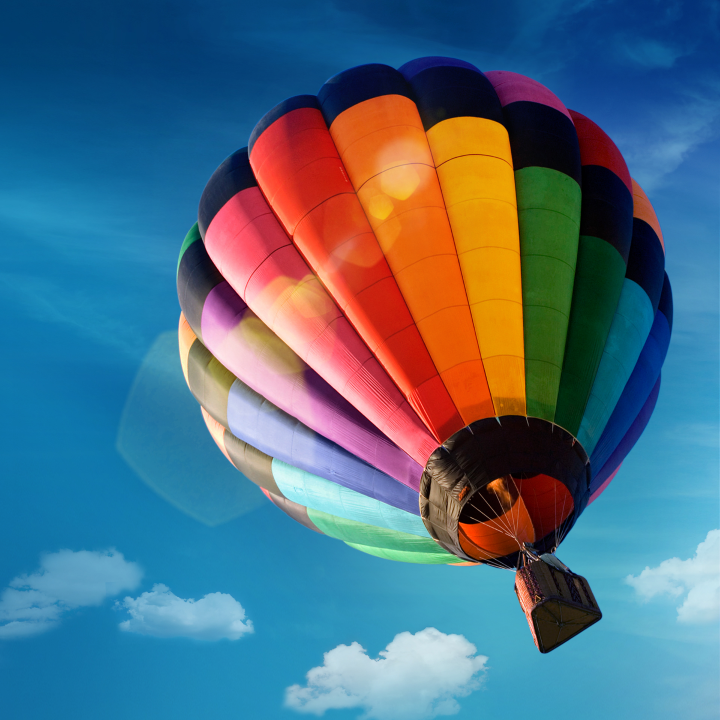
#> input picture input_image.jpg, 1440 x 1440 px (shown at 1/2 size)
$ python cv2_example.py
#> lines starting #> are read from the running program, lines starting #| are printed output that depends on the picture
#Write a python program to read image, resize image, set the border color of the image using with cv2.

import cv2

def resize_with_border(image_path, output_path, target_size, border_color=(255, 255, 255), border_size=10):
    # Read the image
#> called with image_path = 'input_image.jpg', output_path = 'output_image_with_border.jpg', target_size = (300, 400), border_color = (0, 255, 0), border_size = 10
    image = cv2.imread(image_path)
#> image is the input picture: shape (1440, 1440, 3); mean B, G, R 129.3, 109.8, 78

    # Resize the image while maintaining aspect ratio
    resized_image = cv2.resize(image, target_size) #resized_image = cv2.resize(image, target_size, interpolation=cv2.INTER_AREA)
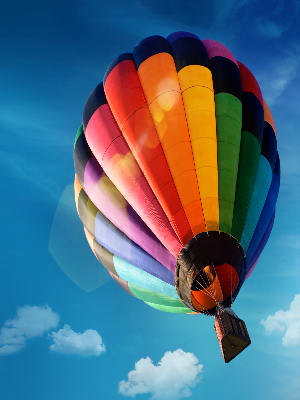
#> resized_image: shape (400, 300, 3); mean B, G, R 129.2, 109.7, 77.9

    # Add border to the resized image
    bordered_image = cv2.copyMakeBorder(resized_image, border_size, border_size, border_size, border_size, cv2.BORDER_CONSTANT, value=border_color)
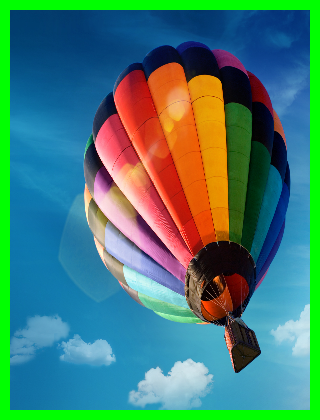
#> bordered_image: shape (420, 320, 3); mean B, G, R 115.3, 125.3, 69.6

    # Save the image with borders
    cv2.imwrite(output_path, bordered_image)

    print("Image resized and bordered successfully.")

# Example usage
input_image_path = "input_image.jpg"
output_image_path = "output_image_with_border.jpg"
target_size = (300, 400)  # Target size for resizing
border_color = (0, 255, 0)  # Green color for border
border_size = 10

# Resize the image with border
resize_with_border(input_image_path, output_image_path, target_size, border_color, border_size)


# [31 lines of commented-out code are left out]
